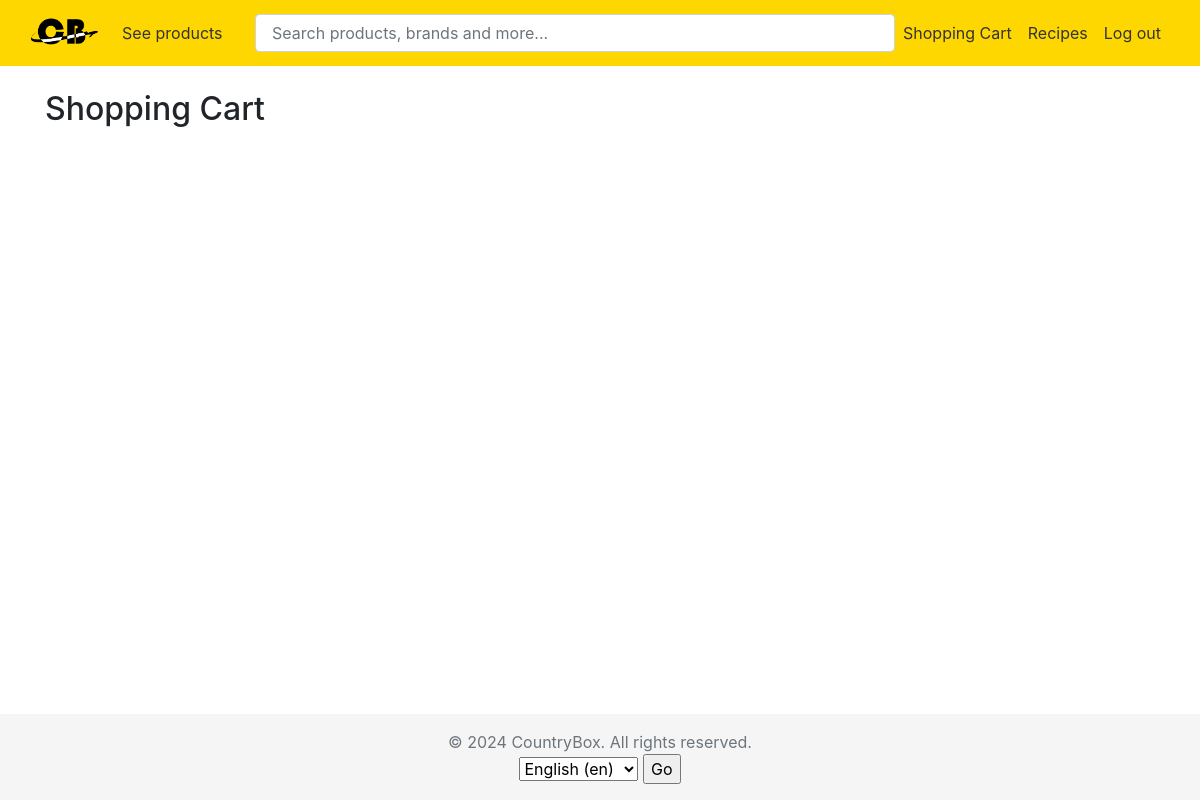
The app's page /shopping-cart/ (signed in), older data.
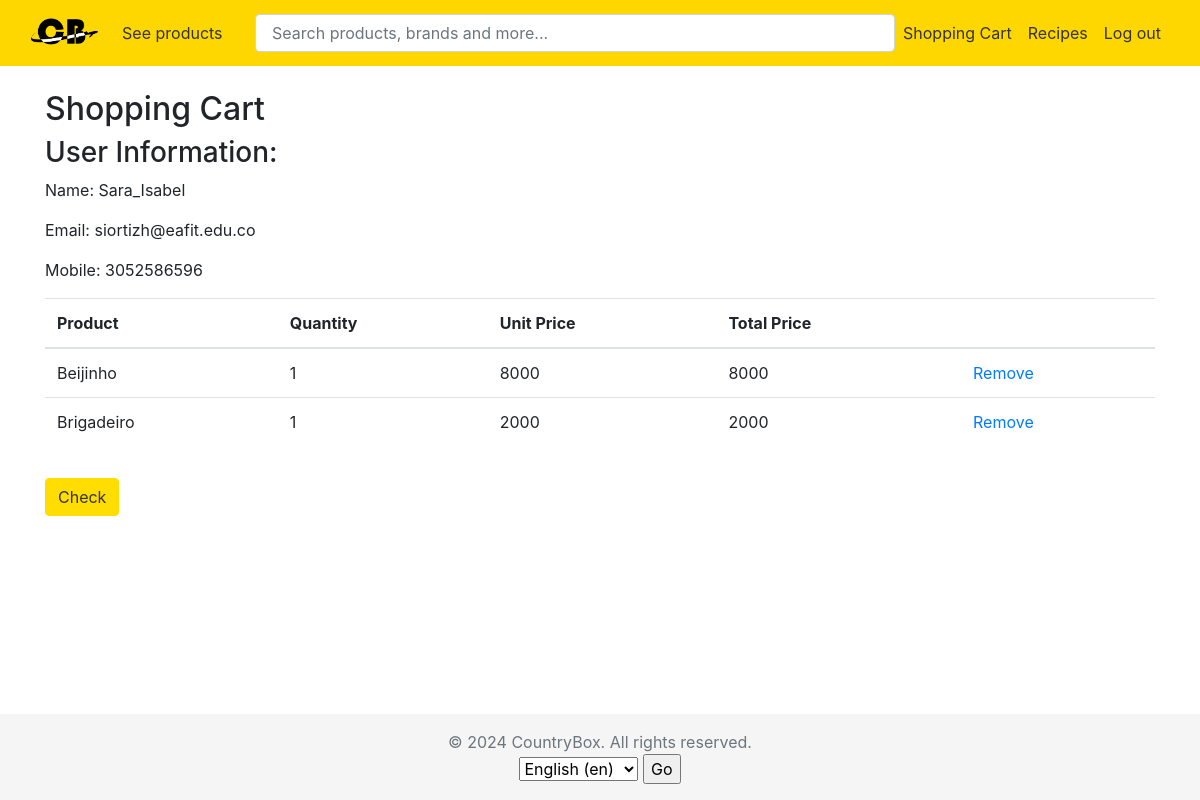
The same page, newer data.
### users/models.py (models this page shows)
class CustomUser(AbstractUser):
    address = models.CharField(max_length = 255, null=True)
    phone_number = models.IntegerField(null=True)

### shoppingcart/models.py (models this page shows, shortened)
class CartItem(models.Model):
    cart = models.ForeignKey(Cart, on_delete=models.CASCADE, related_name="items")
    product = models.ForeignKey(Product, on_delete=models.CASCADE)
    quantity = models.IntegerField(default=1)
    def get_total_price(self):
        return self.product.price * self.quantity

### products/models.py (models this page shows)
class Product(models.Model):
    name = models.CharField(max_length=255)
    description=models.CharField(max_length=255)
    country=models.CharField(max_length=255)
    size=models.CharField(max_length=255)
    image_product= models.ImageField(upload_to='products/images/', default= 'products/images/box.jpg')
    price=models.IntegerField()

### shoppingcart/views.py (the view)
# urls.py: path('shopping-cart/', include('shoppingcart.urls', namespace='cart')),
@login_required
def cart(request):
    customer_id = request.user.id
    customer = CustomUser.objects.get(pk=customer_id)
    cart, create = Cart.objects.get_or_create(customer=customer)
    cart_items = CartItem.objects.filter(cart=cart.pk)
    cart_item = ShoppingCart(request)
    total_cart = cart_item.get_total(cart.pk)
    return render(request, 'cart.html', {'cart': cart, 'cart_items': cart_items,'customer': customer, 'total': total_cart})

### shoppingcart/utils.py (called while the page is built)
    def get_total(self, cart_id):
        total = 0
        cart = Cart.objects.get(pk=cart_id)
        query = CartItem.objects.filter(cart=cart)

### shoppingcart/templates/cart.html
{% extends "templates/base.html" %}
{% load i18n %}
{% block content %}
<h2>{% trans "Shopping Cart" %}</h2>
{% if user.is_authenticated %}
    {% if not user.is_staff %}
        {% if cart_items %}
            <div class="customer-info box">
                <h3>{% trans "User Information:" %}</h3>
                <p>{% trans "Name:" %} {{ customer.username }}</p>
                <p>{% trans "Email:" %} {{ customer.email }}</p>
                <p>{% trans "Mobile:" %} {{ customer.phone_number }}</p>
            </div>
                <table class="table">
                    <thead>
                        <tr>
                            <th>{% trans "Product" %}</th>
                            <th>{% trans "Quantity" %}</th>
                            <th>{% trans "Unit Price" %}</th>
                            <th>{% trans "Total Price" %}</th>
                            <th></th>
                        </tr>
                    </thead>
                    <tbody>
                        {% for item in cart_items %}
                            <tr>
                                <td>{{ item.product.name }}</td>
                                <td>{{ item.quantity }}</td>
                                <td>{{ item.product.price }}</td>
                                <td>{{ item.get_total_price }}</td>
                                <td><a href="{% url 'cart:remove_from_cart' item.product.id %}">{% trans " Remove " %}</a></td>
                            </tr>
                        {% endfor %}
                    </tbody>
                </table>
                <a href="{% url 'cart:order' %}"  class="btn btn-primary">{% trans " Check " %}</a>
            {% endif %}
        {% endif %}
    {% endif %}
{% endblock %}

Row changes from the older to the newer data that the page shows:
now on this page (row edited): CustomUser: username "Sara_Isabel", email "siortizh@eafit.edu.co", phone_number "3052586596"
added CartItem: product.name "Beijinho", quantity "1", product.price "8000", get_total_price "8000"
added CartItem: product.name "Brigadeiro", quantity "1", product.price "2000", get_total_price "2000"
Text that changed along with them:
text now shown: "User Information: Name: Email: Mobile: Product Quantity Unit Price Total Price Check"
